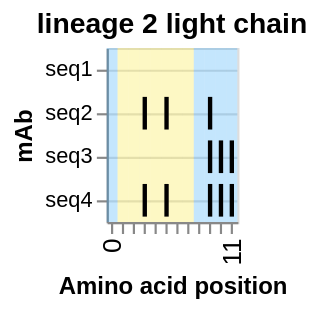

Write the Vega-Lite specification saved for this chart.
### Vega-Lite specification from a JSON file in a GitHub repository (floating-point values rounded to 4 significant figures)
{"config": {"view": {"continuousWidth": 400, "continuousHeight": 300}}, "layer": [{"data": {"name": "data-724373cbb03490078ad328a469fb0e99"}, "mark": {"type": "rect", "color": "#169cf5", "opacity": 0.25}, "encoding": {"x": {"type": "ordinal", "field": "position"}}, "width": {"step": 5}}, {"data": {"name": "data-0c612da8f9b79a6c219f6796be124914"}, "mark": {"type": "rect", "color": "#f5e216", "opacity": 0.25}, "encoding": {"x": {"type": "ordinal", "field": "position"}}, "width": {"step": 5}}, {"data": {"name": "data-5ed8dfb03c7acdb8fb32bce0cc463f57"}, "mark": {"type": "tick", "opacity": 1, "thickness": 2}, "encoding": {"color": {"type": "nominal", "field": "real_mut", "legend": null, "scale": {"domain": [true, false], "range": ["black", "transparent"]}}, "x": {"type": "ordinal", "axis": {"grid": false, "labelFontSize": 12, "labelOverlap": "parity", "labelSeparation": 10}, "field": "position", "title": "Amino acid position"}, "y": {"type": "nominal", "axis": {"grid": true, "labels": true, "orient": "left", "title": "mAb"}, "field": "seq_id", "sort": ["seq1", "seq2", "seq3", "seq4"], "title": "sequence"}}, "title": "lineage 2 light chain", "width": {"step": 5}}], "$schema": "https://vega.github.io/schema/vega-lite/v5.json", "datasets": {"data-724373cbb03490078ad328a469fb0e99": [{"type": "naive", "index": 0, "seq_id": "seq1", "position": 0, "mut_from": "A", "mut_to": "A", "region": "Framework", "framework": true, "radical": false, "real_mut": false}, {"type": "naive", "index": 0, "seq_id": "seq1", "position": 8, "mut_from": "A", "mut_to": "A", "region": "Framework", "framework": true, "radical": false, "real_mut": false}, {"type": "naive", "index": 0, "seq_id": "seq1", "position": 9, "mut_from": "T", "mut_to": "T", "region": "Framework", "framework": true, "radical": false, "real_mut": false}, {"type": "naive", "index": 0, "seq_id": "seq1", "position": 10, "mut_from": "C", "mut_to": "C", "region": "Framework", "framework": true, "radical": false, "real_mut": false}, {"type": "naive", "index": 0, "seq_id": "seq1", "position": 11, "mut_from": "G", "mut_to": "G", "region": "Framework", "framework": true, "radical": false, "real_mut": false}], "data-0c612da8f9b79a6c219f6796be124914": [{"type": "naive", "index": 0, "seq_id": "seq1", "position": 1, "mut_from": "T", "mut_to": "T", "region": "CDR", "framework": false, "radical": false, "real_mut": false}, {"type": "naive", "index": 0, "seq_id": "seq1", "position": 2, "mut_from": "C", "mut_to": "C", "region": "CDR", "framework": false, "radical": false, "real_mut": false}, {"type": "naive", "index": 0, "seq_id": "seq1", "position": 3, "mut_from": "G", "mut_to": "G", "region": "CDR", "framework": false, "radical": false, "real_mut": false}, {"type": "naive", "index": 0, "seq_id": "seq1", "position": 4, "mut_from": "A", "mut_to": "A", "region": "CDR", "framework": false, "radical": false, "real_mut": false}, {"type": "naive", "index": 0, "seq_id": "seq1", "position": 5, "mut_from": "T", "mut_to": "T", "region": "CDR", "framework": false, "radical": false, "real_mut": false}, {"type": "naive", "index": 0, "seq_id": "seq1", "position": 6, "mut_from": "C", "mut_to": "C", "region": "CDR", "framework": false, "radical": false, "real_mut": false}, {"type": "naive", "index": 0, "seq_id": "seq1", "position": 7, "mut_from": "G", "mut_to": "G", "region": "CDR", "framework": false, "radical": false, "real_mut": false}], "data-5ed8dfb03c7acdb8fb32bce0cc463f57": [{"type": "naive", "index": 0, "seq_id": "seq1", "position": 0, "mut_from": "A", "mut_to": "A", "region": "Framework", "framework": true, "radical": false, "real_mut": false}, {"type": "naive", "index": 0, "seq_id": "seq1", "position": 1, "mut_from": "T", "mut_to": "T", "region": "CDR", "framework": false, "radical": false, "real_mut": false}, {"type": "naive", "index": 0, "seq_id": "seq1", "position": 2, "mut_from": "C", "mut_to": "C", "region": "CDR", "framework": false, "radical": false, "real_mut": false}, {"type": "naive", "index": 0, "seq_id": "seq1", "position": 3, "mut_from": "G", "mut_to": "G", "region": "CDR", "framework": false, "radical": false, "real_mut": false}, {"type": "naive", "index": 0, "seq_id": "seq1", "position": 4, "mut_from": "A", "mut_to": "A", "region": "CDR", "framework": false, "radical": false, "real_mut": false}, {"type": "naive", "index": 0, "seq_id": "seq1", "position": 5, "mut_from": "T", "mut_to": "T", "region": "CDR", "framework": false, "radical": false, "real_mut": false}, {"type": "naive", "index": 0, "seq_id": "seq1", "position": 6, "mut_from": "C", "mut_to": "C", "region": "CDR", "framework": false, "radical": false, "real_mut": false}, {"type": "naive", "index": 0, "seq_id": "seq1", "position": 7, "mut_from": "G", "mut_to": "G", "region": "CDR", "framework": false, "radical": false, "real_mut": false}, {"type": "naive", "index": 0, "seq_id": "seq1", "position": 8, "mut_from": "A", "mut_to": "A", "region": "Framework", "framework": true, "radical": false, "real_mut": false}, {"type": "naive", "index": 0, "seq_id": "seq1", "position": 9, "mut_from": "T", "mut_to": "T", "region": "Framework", "framework": true, "radical": false, "real_mut": false}, {"type": "naive", "index": 0, "seq_id": "seq1", "position": 10, "mut_from": "C", "mut_to": "C", "region": "Framework", "framework": true, "radical": false, "real_mut": false}, {"type": "naive", "index": 0, "seq_id": "seq1", "position": 11, "mut_from": "G", "mut_to": "G", "region": "Framework", "framework": true, "radical": false, "real_mut": false}, {"type": "lineage_member", "index": 1, "seq_id": " seq2", "position": 0, "mut_from": "A", "mut_to": "A", "region": "Framework", "framework": true, "radical": false, "real_mut": false}, {"type": "lineage_member", "index": 1, "seq_id": " seq2", "position": 1, "mut_from": "T", "mut_to": "T", "region": "CDR", "framework": false, "radical": false, "real_mut": false}, {"type": "lineage_member", "index": 1, "seq_id": " seq2", "position": 2, "mut_from": "C", "mut_to": "C", "region": "CDR", "framework": false, "radical": false, "real_mut": false}, {"type": "lineage_member", "index": 1, "seq_id": " seq2", "position": 3, "mut_from": "G", "mut_to": "A", "region": "CDR", "framework": false, "radical": false, "real_mut": true}, {"type": "lineage_member", "index": 1, "seq_id": " seq2", "position": 4, "mut_from": "A", "mut_to": "A", "region": "CDR", "framework": false, "radical": false, "real_mut": false}, {"type": "lineage_member", "index": 1, "seq_id": " seq2", "position": 5, "mut_from": "T", "mut_to": "A", "region": "CDR", "framework": false, "radical": false, "real_mut": true}, {"type": "lineage_member", "index": 1, "seq_id": " seq2", "position": 6, "mut_from": "C", "mut_to": "C", "region": "CDR", "framework": false, "radical": false, "real_mut": false}, {"type": "lineage_member", "index": 1, "seq_id": " seq2", "position": 7, "mut_from": "G", "mut_to": "G", "region": "CDR", "framework": false, "radical": false, "real_mut": false}, {"type": "lineage_member", "index": 1, "seq_id": " seq2", "position": 8, "mut_from": "A", "mut_to": "A", "region": "Framework", "framework": true, "radical": false, "real_mut": false}, {"type": "lineage_member", "index": 1, "seq_id": " seq2", "position": 9, "mut_from": "T", "mut_to": "A", "region": "Framework", "framework": true, "radical": false, "real_mut": true}, {"type": "lineage_member", "index": 1, "seq_id": " seq2", "position": 10, "mut_from": "C", "mut_to": "C", "region": "Framework", "framework": true, "radical": false, "real_mut": false}, {"type": "lineage_member", "index": 1, "seq_id": " seq2", "position": 11, "mut_from": "G", "mut_to": "G", "region": "Framework", "framework": true, "radical": false, "real_mut": false}, {"type": "lineage_member", "index": 2, "seq_id": "  seq3", "position": 0, "mut_from": "A", "mut_to": "A", "region": "Framework", "framework": true, "radical": false, "real_mut": false}, {"type": "lineage_member", "index": 2, "seq_id": "  seq3", "position": 1, "mut_from": "T", "mut_to": "T", "region": "CDR", "framework": false, "radical": false, "real_mut": false}, {"type": "lineage_member", "index": 2, "seq_id": "  seq3", "position": 2, "mut_from": "C", "mut_to": "C", "region": "CDR", "framework": false, "radical": false, "real_mut": false}, {"type": "lineage_member", "index": 2, "seq_id": "  seq3", "position": 3, "mut_from": "G", "mut_to": "G", "region": "CDR", "framework": false, "radical": false, "real_mut": false}, {"type": "lineage_member", "index": 2, "seq_id": "  seq3", "position": 4, "mut_from": "A", "mut_to": "A", "region": "CDR", "framework": false, "radical": false, "real_mut": false}, {"type": "lineage_member", "index": 2, "seq_id": "  seq3", "position": 5, "mut_from": "T", "mut_to": "T", "region": "CDR", "framework": false, "radical": false, "real_mut": false}, {"type": "lineage_member", "index": 2, "seq_id": "  seq3", "position": 6, "mut_from": "C", "mut_to": "C", "region": "CDR", "framework": false, "radical": false, "real_mut": false}, {"type": "lineage_member", "index": 2, "seq_id": "  seq3", "position": 7, "mut_from": "G", "mut_to": "G", "region": "CDR", "framework": false, "radical": false, "real_mut": false}, {"type": "lineage_member", "index": 2, "seq_id": "  seq3", "position": 8, "mut_from": "A", "mut_to": "A", "region": "Framework", "framework": true, "radical": false, "real_mut": false}, {"type": "lineage_member", "index": 2, "seq_id": "  seq3", "position": 9, "mut_from": "T", "mut_to": "A", "region": "Framework", "framework": true, "radical": false, "real_mut": true}, {"type": "lineage_member", "index": 2, "seq_id": "  seq3", "position": 10, "mut_from": "C", "mut_to": "A", "region": "Framework", "framework": true, "radical": true, "real_mut": true}, {"type": "lineage_member", "index": 2, "seq_id": "  seq3", "position": 11, "mut_from": "G", "mut_to": "A", "region": "Framework", "framework": true, "radical": false, "real_mut": true}, {"type": "lineage_member", "index": 3, "seq_id": "   seq4", "position": 0, "mut_from": "A", "mut_to": "A", "region": "Framework", "framework": true, "radical": false, "real_mut": false}, {"type": "lineage_member", "index": 3, "seq_id": "   seq4", "position": 1, "mut_from": "T", "mut_to": "T", "region": "CDR", "framework": false, "radical": false, "real_mut": false}, {"type": "lineage_member", "index": 3, "seq_id": "   seq4", "position": 2, "mut_from": "C", "mut_to": "C", "region": "CDR", "framework": false, "radical": false, "real_mut": false}, {"type": "lineage_member", "index": 3, "seq_id": "   seq4", "position": 3, "mut_from": "G", "mut_to": "A", "region": "CDR", "framework": false, "radical": false, "real_mut": true}, {"type": "lineage_member", "index": 3, "seq_id": "   seq4", "position": 4, "mut_from": "A", "mut_to": "A", "region": "CDR", "framework": false, "radical": false, "real_mut": false}, {"type": "lineage_member", "index": 3, "seq_id": "   seq4", "position": 5, "mut_from": "T", "mut_to": "A", "region": "CDR", "framework": false, "radical": false, "real_mut": true}, {"type": "lineage_member", "index": 3, "seq_id": "   seq4", "position": 6, "mut_from": "C", "mut_to": "C", "region": "CDR", "framework": false, "radical": false, "real_mut": false}, {"type": "lineage_member", "index": 3, "seq_id": "   seq4", "position": 7, "mut_from": "G", "mut_to": "G", "region": "CDR", "framework": false, "radical": false, "real_mut": false}, {"type": "lineage_member", "index": 3, "seq_id": "   seq4", "position": 8, "mut_from": "A", "mut_to": "A", "region": "Framework", "framework": true, "radical": false, "real_mut": false}, {"type": "lineage_member", "index": 3, "seq_id": "   seq4", "position": 9, "mut_from": "T", "mut_to": "A", "region": "Framework", "framework": true, "radical": false, "real_mut": true}, {"type": "lineage_member", "index": 3, "seq_id": "   seq4", "position": 10, "mut_from": "C", "mut_to": "A", "region": "Framework", "framework": true, "radical": true, "real_mut": true}, {"type": "lineage_member", "index": 3, "seq_id": "   seq4", "position": 11, "mut_from": "G", "mut_to": "A", "region": "Framework", "framework": true, "radical": false, "real_mut": true}]}}
